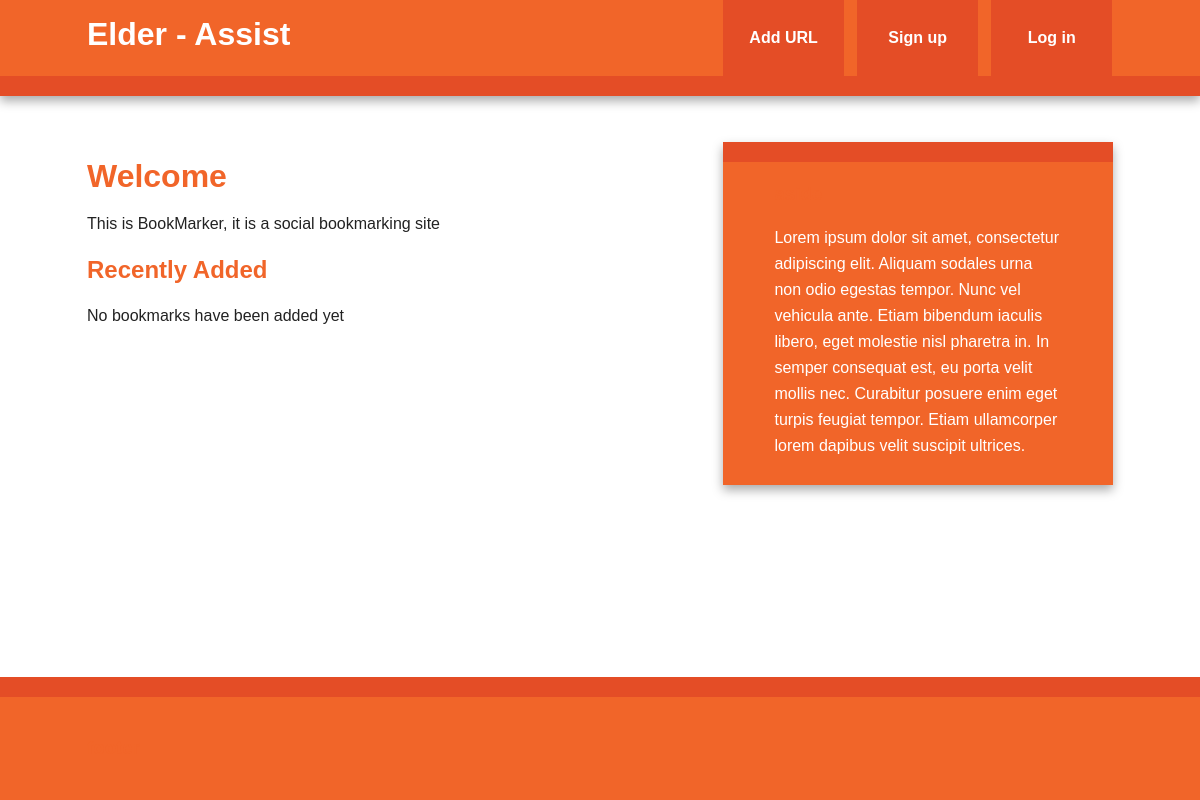
The page /index on the database as committed earlier.
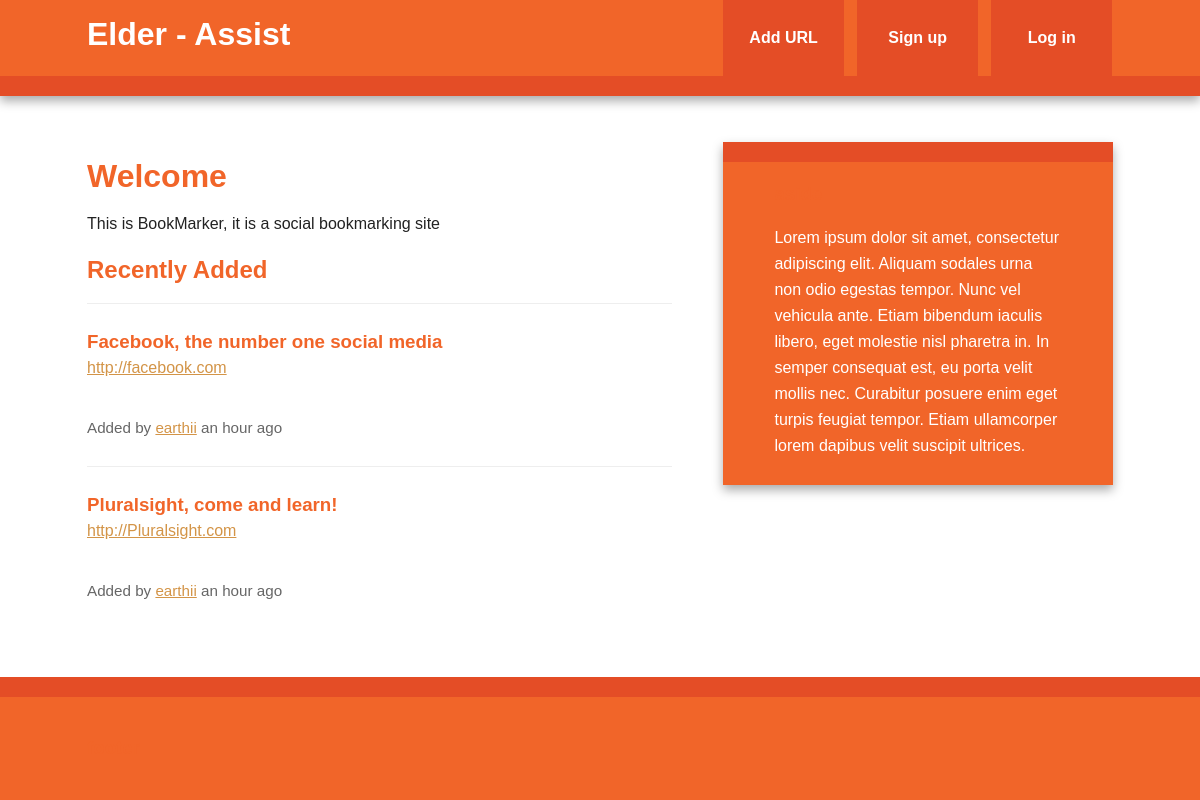
The same page on the database as committed later.
### app/models.py (models this page shows, shortened)
class Bookmark(db.Model):
    id = db.Column(db.Integer, primary_key=True)
    url = db.Column(db.Text, nullable=False)
    date = db.Column(db.DateTime, default=datetime.utcnow)
    description = db.Column(db.String(300))
    user_id = db.Column(db.Integer, db.ForeignKey('user.id'), nullable=False)
    @staticmethod
    def newest(num):
        return Bookmark.query.order_by(Bookmark.date.desc()).limit(num)

class User(db.Model, UserMixin):
    id = db.Column(db.Integer, primary_key=True)
    username = db.Column(db.String(80), unique=True)
    email = db.Column(db.String(120), unique=True)
    bookmarks = db.relationship('Bookmark', backref='user', lazy='dynamic')
    """
        password_hash contains the hash of the password.
        It is a write only field. So we can set the value as a String
        but only read it as a hash.
    """
    password_hash = db.Column(db.String)
    @property
    def password(self):
        raise AttributeError('password: write-only field')
    @password.setter
    def password(self, password):
        self.password_hash = generate_password_hash(password)

### app/views.py (the view)
@app.route("/")
@app.route("/index")
def index():
    return render_template("index.html", new_bookmarks=Bookmark.newest(5))

### app/templates/index.html (shortened to what this page needs)
{% extends "base.html" %}
{% block content %}
    <article>
        <header>
            <h1>Welcome</h1>
            <p>This is BookMarker, it is a social bookmarking site</p>
        </header>
        <section>
            <h2>Recently Added</h2>
            {% if new_bookmarks.count() > 0 %}
                {% with bookmarks = new_bookmarks %}
                    {% include "bookmark_list.html" %}
                {% endwith %}
            {% else %}
                No bookmarks have been added yet
            {% endif %}
        </section>
    </article>
{% endblock %}

### app/templates/bookmark_list.html
<ul class="bookmarks">
    {% for bookmark in bookmarks %}
    <div class="bookmark">
        <li>
            <a class="header" href="{{bookmark.url}}">
                <h3 class="description">{{bookmark.description | truncate(50, killwords=True)}}</h3>
            </a>
            <span class="url">
                <a href="{{bookmark.url}}">{{bookmark.url|truncate(50, killwords = True)}}</a>
            </span>
        </li>
        <div class="info">
            <br>
            Added by <a href="{{url_for('user', username=bookmark.user.username)}}">{{bookmark.user.username}}</a>
            {{moment(bookmark.date).fromNow()}}
        </div>
    </div>
    {% endfor %}
</ul>

Rows that differ between the two databases and show on the page:
added Bookmark: description "Facebook, the number one social media", url "http://facebook.com", user.username "earthii", date "an hour ago"
added Bookmark: description "Pluralsight, come and learn!", url "http://Pluralsight.com", user.username "earthii", date "an hour ago"
Other text that changed with them:
text no longer shown: "No bookmarks have been added yet"
